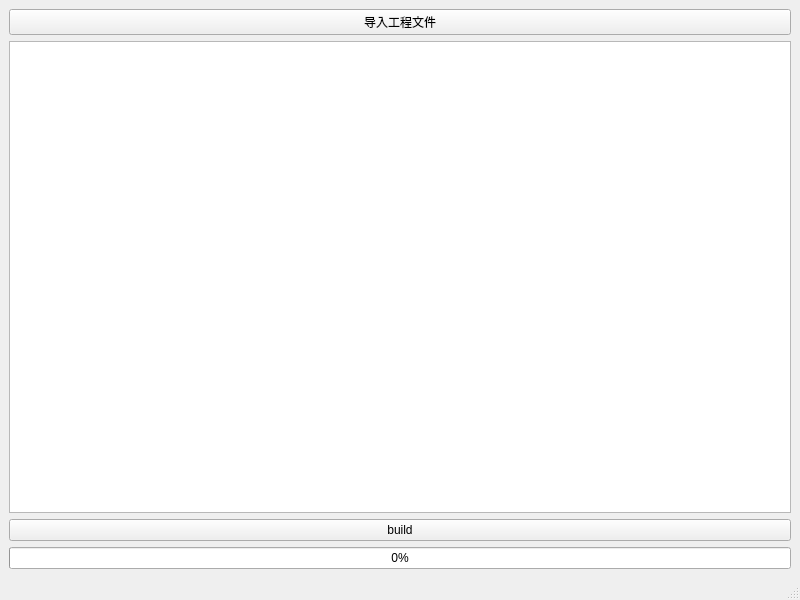
<?xml version="1.0" encoding="UTF-8"?>
<ui version="4.0">
 <class>MainWindow</class>
 <widget class="QMainWindow" name="MainWindow">
  <property name="geometry">
   <rect>
    <x>0</x>
    <y>0</y>
    <width>800</width>
    <height>600</height>
   </rect>
  </property>
  <property name="windowTitle">
   <string>assembler</string>
  </property>
  <widget class="QWidget" name="centralwidget">
   <layout class="QVBoxLayout" name="verticalLayout">
    <item>
     <widget class="QPushButton" name="loadButton">
      <property name="text">
       <string>导入工程文件</string>
      </property>
     </widget>
    </item>
    <item>
     <widget class="QTextBrowser" name="textBrowser"/>
    </item>
    <item>
     <widget class="QPushButton" name="buildButton">
      <property name="text">
       <string>build</string>
      </property>
     </widget>
    </item>
    <item>
     <widget class="QProgressBar" name="progressBar">
      <property name="value">
       <number>0</number>
      </property>
      <property name="alignment">
       <set>Qt::AlignCenter</set>
      </property>
     </widget>
    </item>
   </layout>
  </widget>
  <widget class="QMenuBar" name="menubar">
   <property name="geometry">
    <rect>
     <x>0</x>
     <y>0</y>
     <width>800</width>
     <height>28</height>
    </rect>
   </property>
  </widget>
  <widget class="QStatusBar" name="statusbar"/>
 </widget>
 <resources/>
 <connections/>
</ui>
